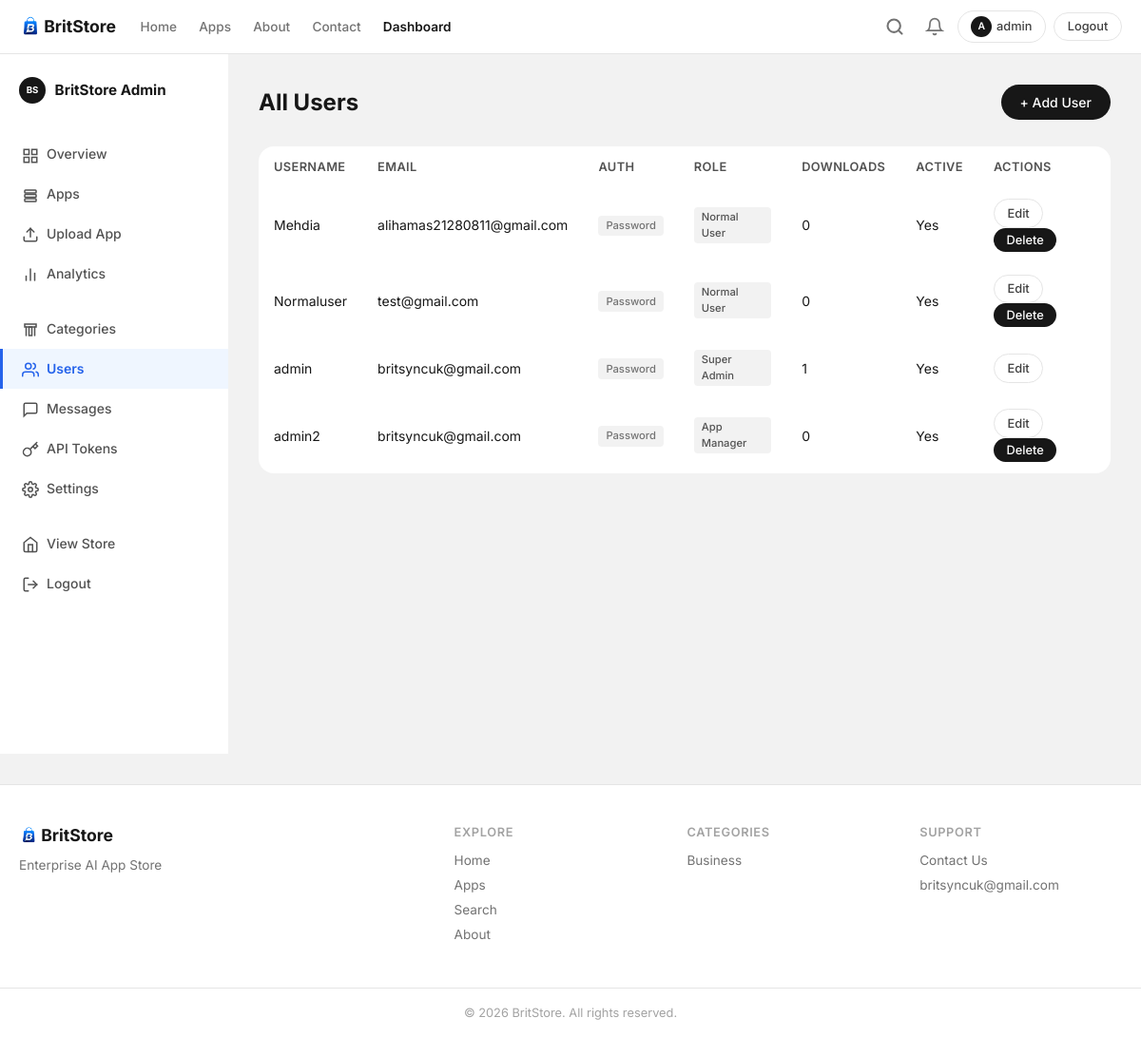
Before: /dashboard/users/ (signed in) with the older database file.
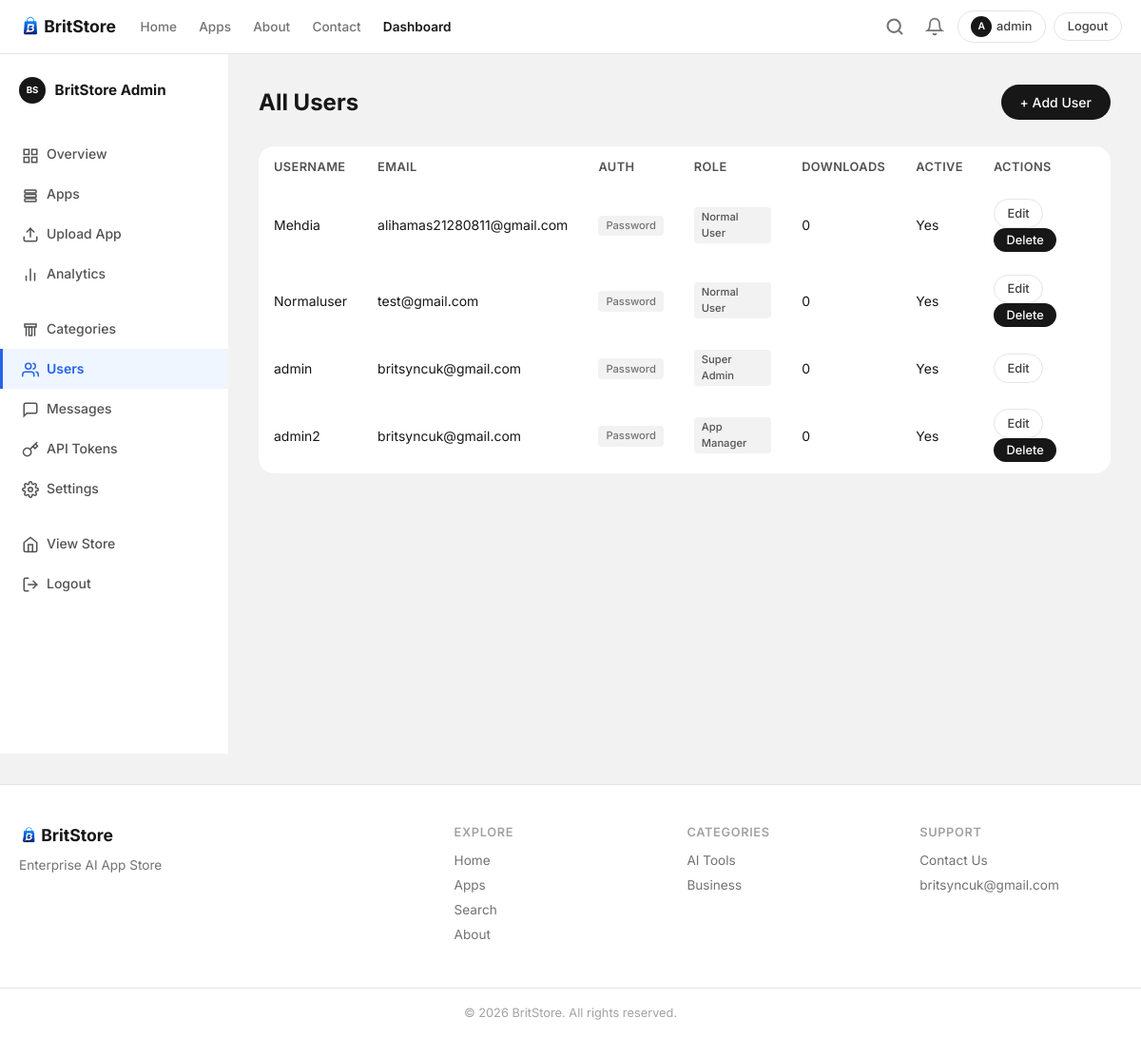
After: the same page with the newer database file.
### store/models.py (models this page shows, shortened)
class User(AbstractUser):
    ROLE_SUPER_ADMIN = 'super_admin'
    ROLE_APP_MANAGER = 'app_manager'
    ROLE_NORMAL_USER = 'normal_user'
    ROLE_CHOICES = [
        (ROLE_SUPER_ADMIN, 'Super Admin'),
        (ROLE_APP_MANAGER, 'App Manager'),
        (ROLE_NORMAL_USER, 'Normal User'),
    ]
    role = models.CharField(max_length=20, choices=ROLE_CHOICES, default=ROLE_NORMAL_USER)
    is_fingerprint_user = models.BooleanField(default=False)
    has_upgraded = models.BooleanField(default=False)
    class Meta:
        ordering = ['username']
    @property
    def is_super_admin(self):
        return self.role == self.ROLE_SUPER_ADMIN or self.is_superuser
    @property
    def can_access_dashboard(self):
        return self.is_super_admin or self.is_app_manager or self.is_staff
    @property
    def avatar_letter(self):
        return self.username[0].upper() if self.username else '?'

class Category(models.Model):
    name = models.CharField(max_length=100, unique=True)
    slug = models.SlugField(max_length=120, unique=True, blank=True)
    description = models.TextField(blank=True)
    icon = models.ImageField(upload_to='category_icons/', blank=True)
    icon_emoji = models.CharField(max_length=10, blank=True, help_text='Fallback emoji if no icon image')
    created_at = models.DateTimeField(auto_now_add=True)
    class Meta:
        verbose_name_plural = 'Categories'
        ordering = ['name']

### store/views.py (the view)
# urls.py: path('dashboard/users/', views.manage_users, name='dashboard_users'),
@super_admin_required
def manage_users(request):
    users = User.objects.annotate(download_count=Count('downloads'))
    return render(request, 'dashboard/users.html', {'users': users})

### store/context_processors.py (called while the page is built)
def site_context(request):
    settings_obj = WebsiteSettings.get_solo()
    from store.models import Category, Notification
    nav_categories = Category.objects.annotate(
        published_count=Count('apps', filter=Q(apps__published=True)),
    ).filter(published_count__gt=0)[:8]
    notifications = []
    unread_notifications = 0
    if request.user.is_authenticated and request.user.is_super_admin:
        notifications = Notification.objects.all()[:10]
        unread_notifications = Notification.objects.filter(is_read=False).count()
    return {
        'site_settings': settings_obj,
        'nav_categories': nav_categories,
        'notifications': notifications,
        'unread_notifications': unread_notifications,
    }

### store/models.py (called while the page is built)
    @classmethod
    def get_solo(cls):
        obj, _ = cls.objects.get_or_create(pk=1)
        return obj

### store/permissions.py (called while the page is built)
def super_admin_required(view_func):
    @dashboard_required
    @wraps(view_func)
    def wrapper(request, *args, **kwargs):
        if not request.user.is_super_admin:
            messages.error(request, 'Super Admin access required.')
            raise PermissionDenied
        return view_func(request, *args, **kwargs)
    return wrapper

### templates/dashboard/users.html (shortened to what this page needs)
{% extends 'base.html' %}
{% load static %}
{% block extra_css %}<link rel="stylesheet" href="{% static 'css/dashboard.css' %}">{% endblock %}
{% block content %}
<div class="dashboard-layout">
    {% include 'dashboard/sidebar.html' %}
    <div class="dashboard-main">
        <div class="dashboard-header flex-between">
            <h1>All Users</h1>
            <a href="{% url 'dashboard_user_create' %}" class="btn btn-primary">+ Add User</a>
        </div>
        <table class="dash-table">
            <thead><tr><th>Username</th><th>Email</th><th>Auth</th><th>Role</th><th>Downloads</th><th>Active</th><th>Actions</th></tr></thead>
            <tbody>
                {% for u in users %}
                <tr>
                    <td>{{ u.username }}</td>
                    <td>{{ u.email|default:'—' }}</td>
                    <td>
                        {% if u.is_fingerprint_user %}
                        <span class="badge badge-fingerprint">🔐 Fingerprint</span>
                        {% if u.has_upgraded %}<span class="badge badge-success" style="font-size:.65rem">Upgraded</span>{% endif %}
                        {% else %}
                        <span class="badge badge-muted">Password</span>
                        {% endif %}
                    </td>
                    <td><span class="badge">{{ u.get_role_display }}</span></td>
                    <td>{{ u.download_count }}</td>
                    <td>{% if u.is_active %}Yes{% else %}No{% endif %}</td>
                    <td>
                        <a href="{% url 'dashboard_user_edit' u.pk %}" class="btn btn-outline btn-sm">Edit</a>
                        {% if u != user %}
                        <form method="post" action="{% url 'dashboard_user_delete' u.pk %}" style="display:inline">
                            <button type="submit" class="btn btn-danger btn-sm" onclick="return confirm('Delete user?')">Delete</button>
                        </form>
                        {% endif %}
                    </td>
                </tr>
                {% endfor %}
            </tbody>
        </table>
    </div>
</div>
{% endblock %}

### templates/base.html (shortened to what the changed rows need)
{% load static %}
<!DOCTYPE html>
<html lang="en">
<head>
    <link rel="stylesheet" href="{% static 'css/style.css' %}?v=2">
    {% block extra_css %}{% endblock %}
</head>
<body>
    <header class="site-header">
        <div class="container header-inner">
            <div class="header-actions">
                <div class="search-inline-wrap" id="searchInline">
                    <button class="search-inline-toggle" id="searchToggle" onclick="toggleSearch()" aria-label="Search">
                    </button>
                </div>
                {% if user.is_authenticated %}
                {% if user.can_access_dashboard %}
                <div class="notification-bell-wrap">
                    <button class="notification-bell" onclick="toggleNotif(event)" title="Notifications">
                        <svg width="20" height="20" viewBox="0 0 24 24" fill="none" stroke="currentColor" stroke-width="2" stroke-linecap="round"><path d="M18 8A6 6 0 0 0 6 8c0 7-3 9-3 9h18s-3-2-3-9"/><path d="M13.73 21a2 2 0 0 1-3.46 0"/></svg>
                    </button>
                </div>
                {% endif %}
                <a href="{% url 'profile' %}" class="btn btn-outline btn-sm" style="gap:.3rem">
                    <span style="display:inline-flex;align-items:center;justify-content:center;width:22px;height:22px;border-radius:50%;background:var(--gray-900);color:#fff;font-size:.65rem;font-weight:600">{{ user.avatar_letter }}</span>
                    {{ user.username }}
                </a>
                <a href="{% url 'logout' %}" class="btn btn-outline btn-sm" onclick="return confirm('Are you sure you want to logout?')">Logout</a>
                {% else %}
                <a href="{% url 'login' %}" class="btn btn-primary btn-sm">Login</a>
                <a href="{% url 'signup' %}" class="btn btn-outline btn-sm">Sign Up</a>
                {% endif %}
            </div>
        </div>
    </header>
    <main>
        {% block content %}{% endblock %}
    </main>
    <footer class="site-footer">
        <div class="container footer-grid">
            <div class="footer-links">
                <h4>Categories</h4>
                {% for cat in nav_categories|slice:":5" %}
                <a href="{% url 'category' cat.slug %}">{{ cat.name }}</a>
                {% empty %}
                <span class="text-muted">No categories yet</span>
                {% endfor %}
            </div>
        </div>
    </footer>
</body>
</html>

Changed rows visible on the page:
changed User "admin": download_count "1" → "0"
now on this page (row unchanged): Category: name "AI Tools"
